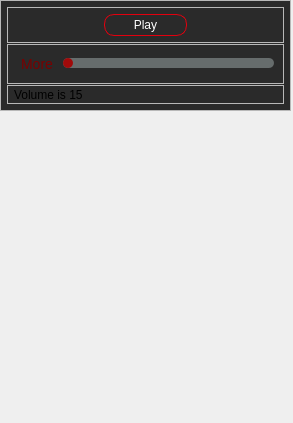
<?xml version="1.0" encoding="UTF-8"?>
<ui version="4.0">
 <class>MainWindow</class>
 <widget class="QMainWindow" name="MainWindow">
  <property name="geometry">
   <rect>
    <x>0</x>
    <y>0</y>
    <width>293</width>
    <height>423</height>
   </rect>
  </property>
  <property name="windowTitle">
   <string>MainWindow</string>
  </property>
  <widget class="QWidget" name="centralwidget">
   <widget class="QFrame" name="windowFrame">
    <property name="geometry">
     <rect>
      <x>0</x>
      <y>0</y>
      <width>291</width>
      <height>111</height>
     </rect>
    </property>
    <property name="minimumSize">
     <size>
      <width>0</width>
      <height>0</height>
     </size>
    </property>
    <property name="maximumSize">
     <size>
      <width>16777215</width>
      <height>128</height>
     </size>
    </property>
    <property name="styleSheet">
     <string notr="true">QFrame#windowFrame
{
    background-color: rgba(0, 0, 0, 210);
	border: 1px solid rgba(120, 0, 0, 230);
}
</string>
    </property>
    <property name="frameShape">
     <enum>QFrame::StyledPanel</enum>
    </property>
    <property name="frameShadow">
     <enum>QFrame::Raised</enum>
    </property>
    <widget class="QFrame" name="headerFrame">
     <property name="geometry">
      <rect>
       <x>0</x>
       <y>0</y>
       <width>291</width>
       <height>111</height>
      </rect>
     </property>
     <property name="minimumSize">
      <size>
       <width>0</width>
       <height>0</height>
      </size>
     </property>
     <property name="styleSheet">
      <string notr="true"/>
     </property>
     <property name="frameShape">
      <enum>QFrame::StyledPanel</enum>
     </property>
     <property name="frameShadow">
      <enum>QFrame::Raised</enum>
     </property>
     <layout class="QVBoxLayout" name="verticalLayout">
      <property name="spacing">
       <number>1</number>
      </property>
      <property name="leftMargin">
       <number>6</number>
      </property>
      <property name="topMargin">
       <number>6</number>
      </property>
      <property name="rightMargin">
       <number>6</number>
      </property>
      <property name="bottomMargin">
       <number>6</number>
      </property>
      <item>
       <widget class="QFrame" name="playFrame">
        <property name="frameShape">
         <enum>QFrame::StyledPanel</enum>
        </property>
        <property name="frameShadow">
         <enum>QFrame::Raised</enum>
        </property>
        <layout class="QHBoxLayout" name="horizontalLayout">
         <property name="spacing">
          <number>6</number>
         </property>
         <property name="leftMargin">
          <number>6</number>
         </property>
         <property name="topMargin">
          <number>6</number>
         </property>
         <property name="rightMargin">
          <number>6</number>
         </property>
         <property name="bottomMargin">
          <number>6</number>
         </property>
         <item>
          <widget class="QPushButton" name="backwardButton">
           <property name="styleSheet">
            <string notr="true">QPushButton#backwardButton
{
	height: 20px;
	border: none;
	background: none;
	color: red
}
</string>
           </property>
           <property name="text">
            <string/>
           </property>
          </widget>
         </item>
         <item>
          <widget class="QPushButton" name="playButton">
           <property name="styleSheet">
            <string notr="true">QPushButton#playButton
{
	height: 20px;
	border-radius: 10px;
	border: 1px solid rgb(227, 0, 14);
	color: white;
}
QPushButton#playButton:hover
{
	background-color: rgb(16, 0, 0);
}
QPushButton#playButton:disabled
{
	border: 1px solid rgb(67, 0, 0);
	color: gray;
}
</string>
           </property>
           <property name="text">
            <string>Play</string>
           </property>
          </widget>
         </item>
         <item>
          <widget class="QPushButton" name="forwardButton">
           <property name="styleSheet">
            <string notr="true">QPushButton#forwardButton
{
	height: 20px;
	border: none;
	background: none;
	color: red
}
</string>
           </property>
           <property name="text">
            <string/>
           </property>
          </widget>
         </item>
        </layout>
       </widget>
      </item>
      <item>
       <widget class="QFrame" name="sliderFrame">
        <property name="frameShape">
         <enum>QFrame::StyledPanel</enum>
        </property>
        <property name="frameShadow">
         <enum>QFrame::Raised</enum>
        </property>
        <layout class="QHBoxLayout" name="horizontalLayout_2">
         <item>
          <widget class="QPushButton" name="moreButton">
           <property name="styleSheet">
            <string notr="true">QPushButton#moreButton
{
	height: 20px;
	width: 40px;
	border: none;
	color: rgb(120, 0, 0);
	background: none;
	font: 14px;
}
QPushButton#moreButton:hover
{
	color: rgb(255, 50, 50);
}
</string>
           </property>
           <property name="text">
            <string>More</string>
           </property>
          </widget>
         </item>
         <item>
          <widget class="QSlider" name="songSlider">
           <property name="styleSheet">
            <string notr="true">QSlider
{
	margin: 0px;
}
QSlider::groove:horizontal
{
	border-radius: 5px;
	height: 10px;
	margin: 0px;
	background-color: rgb(102, 108, 108);
}
QSlider::handle:horizontal
{
    border: none;
    height: 10px;
    width: 10px;
    margin: 0px;
    border-radius: 5px;
    background-color: rgb(160, 10, 10);
}
QSlider::handle:horizontal:hover
{
    background-color: rgb(220, 40, 40);
}
QSlider::handle:horizontal:pressed
{
    background-color: rgb(255, 121, 198);
}
</string>
           </property>
           <property name="orientation">
            <enum>Qt::Horizontal</enum>
           </property>
          </widget>
         </item>
        </layout>
       </widget>
      </item>
      <item>
       <widget class="QFrame" name="feedbackFrame">
        <property name="minimumSize">
         <size>
          <width>0</width>
          <height>10</height>
         </size>
        </property>
        <property name="frameShape">
         <enum>QFrame::StyledPanel</enum>
        </property>
        <property name="frameShadow">
         <enum>QFrame::Raised</enum>
        </property>
        <layout class="QVBoxLayout" name="verticalLayout_2">
         <property name="spacing">
          <number>0</number>
         </property>
         <property name="leftMargin">
          <number>6</number>
         </property>
         <property name="topMargin">
          <number>0</number>
         </property>
         <property name="rightMargin">
          <number>6</number>
         </property>
         <property name="bottomMargin">
          <number>0</number>
         </property>
         <item>
          <widget class="QLabel" name="feedbackLabel">
           <property name="minimumSize">
            <size>
             <width>0</width>
             <height>0</height>
            </size>
           </property>
           <property name="text">
            <string>Volume is 15</string>
           </property>
          </widget>
         </item>
        </layout>
       </widget>
      </item>
     </layout>
    </widget>
    <widget class="QFrame" name="bodyFrame">
     <property name="geometry">
      <rect>
       <x>0</x>
       <y>111</y>
       <width>291</width>
       <height>0</height>
      </rect>
     </property>
     <property name="minimumSize">
      <size>
       <width>0</width>
       <height>0</height>
      </size>
     </property>
     <property name="maximumSize">
      <size>
       <width>16777215</width>
       <height>0</height>
      </size>
     </property>
     <property name="frameShape">
      <enum>QFrame::StyledPanel</enum>
     </property>
     <property name="frameShadow">
      <enum>QFrame::Raised</enum>
     </property>
     <widget class="QFrame" name="songListFrame">
      <property name="geometry">
       <rect>
        <x>2</x>
        <y>0</y>
        <width>286</width>
        <height>291</height>
       </rect>
      </property>
      <property name="minimumSize">
       <size>
        <width>0</width>
        <height>0</height>
       </size>
      </property>
      <property name="frameShape">
       <enum>QFrame::StyledPanel</enum>
      </property>
      <property name="frameShadow">
       <enum>QFrame::Raised</enum>
      </property>
      <layout class="QGridLayout" name="gridLayout_2">
       <property name="leftMargin">
        <number>6</number>
       </property>
       <property name="topMargin">
        <number>6</number>
       </property>
       <property name="rightMargin">
        <number>6</number>
       </property>
       <property name="bottomMargin">
        <number>6</number>
       </property>
       <property name="spacing">
        <number>0</number>
       </property>
       <item row="0" column="0">
        <widget class="QListWidget" name="songList">
         <property name="styleSheet">
          <string notr="true">QListWidget
{
	border: 1px solid rgb(120, 0, 0);
	color: white;
	background-color: rgba(0, 0, 0, 200);
}
</string>
         </property>
        </widget>
       </item>
      </layout>
     </widget>
     <widget class="QFrame" name="frame">
      <property name="geometry">
       <rect>
        <x>0</x>
        <y>289</y>
        <width>291</width>
        <height>41</height>
       </rect>
      </property>
      <property name="frameShape">
       <enum>QFrame::StyledPanel</enum>
      </property>
      <property name="frameShadow">
       <enum>QFrame::Raised</enum>
      </property>
      <layout class="QHBoxLayout" name="horizontalLayout_3">
       <property name="leftMargin">
        <number>6</number>
       </property>
       <property name="topMargin">
        <number>0</number>
       </property>
       <property name="rightMargin">
        <number>6</number>
       </property>
       <property name="bottomMargin">
        <number>6</number>
       </property>
       <item>
        <widget class="QPushButton" name="lessButton">
         <property name="styleSheet">
          <string notr="true">QPushButton#lessButton
{
	height: 20px;
	width: 40px;
	border: none;
	color: rgb(0, 0, 120);
	background: none;
	font: 14px;
}
QPushButton#lessButton:hover
{
	color: rgb(50, 50, 255);
}
</string>
         </property>
         <property name="text">
          <string>Less</string>
         </property>
        </widget>
       </item>
       <item>
        <widget class="QPushButton" name="openButton">
         <property name="styleSheet">
          <string notr="true">QPushButton#openButton
{
	height: 20px;
	width: 40px;
	border: none;
	background: none;
	color: rgb(210, 210, 210);
	font: 11px;
}
QPushButton#openButton:hover
{
	color: white;
	font: 12px;
}</string>
         </property>
         <property name="text">
          <string>Open Files</string>
         </property>
        </widget>
       </item>
       <item>
        <widget class="QPushButton" name="aboutButton">
         <property name="styleSheet">
          <string notr="true">QPushButton#aboutButton
{
	height: 20px;
	width: 40px;
	border: none;
	color: rgb(120, 120, 120);
	background: none;
	font: 14px;
}
QPushButton#aboutButton:hover
{
	color: rgb(255, 255, 255);
}
</string>
         </property>
         <property name="text">
          <string>About</string>
         </property>
        </widget>
       </item>
      </layout>
     </widget>
    </widget>
   </widget>
  </widget>
 </widget>
 <resources/>
 <connections/>
</ui>
